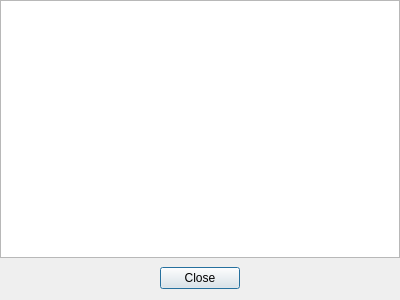
<?xml version="1.0" encoding="UTF-8"?>
<ui version="4.0">
 <class>QXAboutFontsDialog</class>
 <widget class="QDialog" name="QXAboutFontsDialog">
  <property name="geometry">
   <rect>
    <x>0</x>
    <y>0</y>
    <width>400</width>
    <height>300</height>
   </rect>
  </property>
  <property name="windowTitle">
   <string>About Font Database</string>
  </property>
  <layout class="QVBoxLayout" name="verticalLayout">
   <property name="spacing">
    <number>9</number>
   </property>
   <property name="leftMargin">
    <number>0</number>
   </property>
   <property name="topMargin">
    <number>0</number>
   </property>
   <property name="rightMargin">
    <number>0</number>
   </property>
   <item>
    <widget class="QTextBrowser" name="textBrowser"/>
   </item>
   <item>
    <widget class="QDialogButtonBox" name="buttonBox">
     <property name="orientation">
      <enum>Qt::Horizontal</enum>
     </property>
     <property name="standardButtons">
      <set>QDialogButtonBox::Close</set>
     </property>
     <property name="centerButtons">
      <bool>true</bool>
     </property>
    </widget>
   </item>
  </layout>
 </widget>
 <resources/>
 <connections>
  <connection>
   <sender>buttonBox</sender>
   <signal>clicked(QAbstractButton*)</signal>
   <receiver>QXAboutFontsDialog</receiver>
   <slot>accept()</slot>
   <hints>
    <hint type="sourcelabel">
     <x>200</x>
     <y>255</y>
    </hint>
    <hint type="destinationlabel">
     <x>199</x>
     <y>149</y>
    </hint>
   </hints>
  </connection>
 </connections>
</ui>
